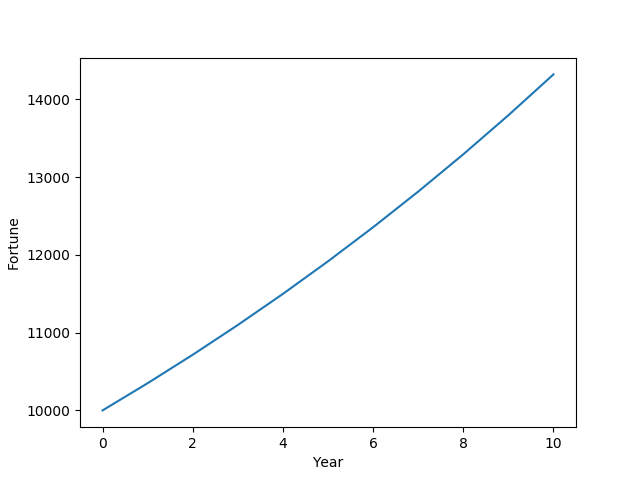

Generate this figure with Python:
# Exercise A.5

import matplotlib.pyplot as plt

F = 10000
x0 = F

p = 5
q = 30
I = 1
c0 = (p*q)/10**4*F
N = 10
xnm1 = x0
cnm1 = c0

x_list = [x for x in range(N+1)]
y_list = [x0]
n = 0
while n < N:
    xn = xnm1 + (p/100)*xnm1-cnm1
    y_list.append(xn)
    xnm1 = xn
    cn = cnm1 + I/100*cnm1
    cnm1 = cn
    n += 1
print(round(xn,2))
plt.plot(x_list, y_list)
plt.ylabel('Fortune')
plt.xlabel('Year')
plt.savefig('fortune_and_inflation1.png')
plt.show()


'''
Terminal> fortune_and_inflation1.py"
14322.92

Process finished with exit code 0
'''